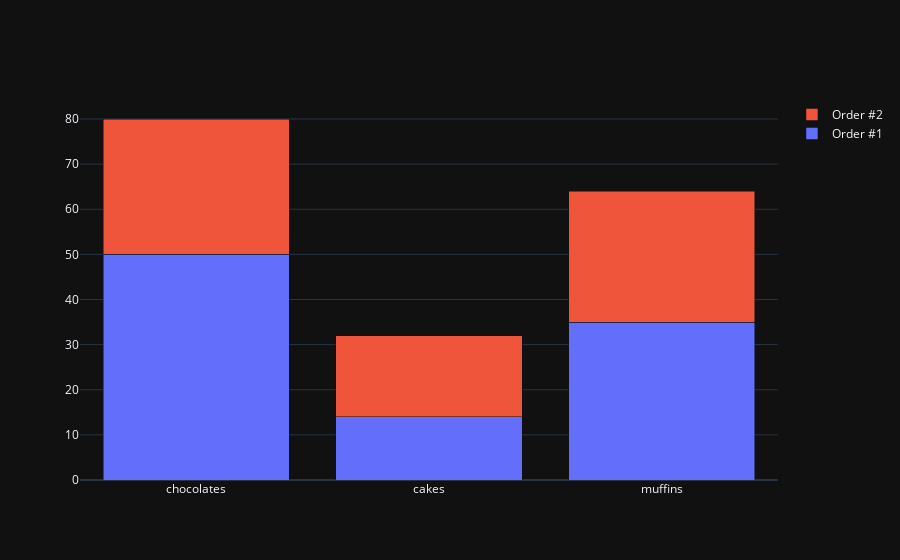

The notebook cell saved with this chart:
### Code cell
# Stacked Layout
layout = go.Layout(barmode='stack')
fig = go.Figure(data=data, layout=layout)
offline.iplot(fig)

### Figure 1 — Plotly figure (JSON) as saved in the notebook; plotly's stock layout.template omitted (floating-point values rounded to 4 significant figures)
{"data": [{"name": "Order #1", "x": ["chocolates", "cakes", "muffins"], "y": [50, 14, 35], "type": "bar"}, {"name": "Order #2", "x": ["chocolates", "cakes", "muffins"], "y": [30, 18, 29], "type": "bar"}], "layout": {"barmode": "stack"}}
